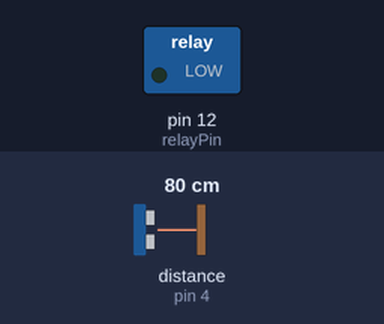
Simulated run of this sketch. Board: Arduino Uno, built with avr-gcc and run on an emulated ATmega328P. On the bench: switched loads named in the sketch (green lamp = pin HIGH). Wiring (inferred from the names in the program): ultrasonic range finder: trigger pin 2; echo pin 4. The inputs (shaded band) are chosen by the test bench; at power-on: distance to the obstacle (sensor on pin 4) 80 cm. The echo pulse lasts 58.3 µs per cm; pins used as bus, display or sensor lines are not drawn.

Above: at 1.3 s.
1.4 s: distance to the obstacle (sensor on pin 4) set to 2 cm
At 2.16 s:
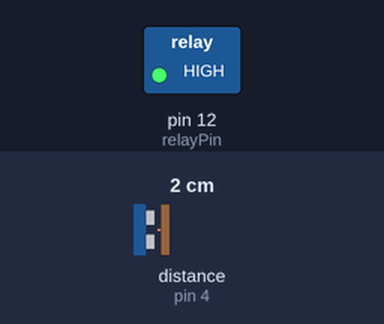
3.8 s: distance to the obstacle (sensor on pin 4) set to 4 cm
6.8 s: distance to the obstacle (sensor on pin 4) set to 7 cm
At 7.8 s:
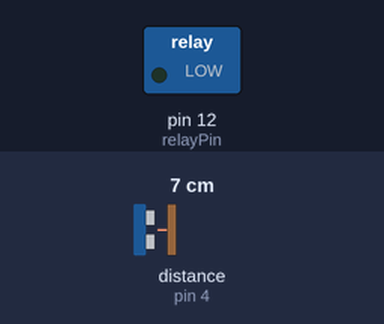
Timing chart, 0 to 9.8 s (numbered marks = the images above; inputs shaded):
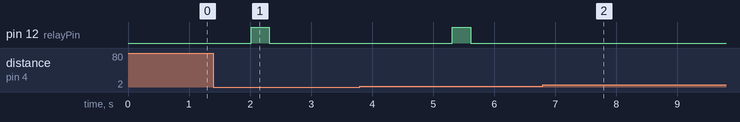

The sketch:

sketch_aug18a.ino
```cpp
const int trigPin = 2;
const int echoPin = 4;
const int relayPin = 12;
long duration;
int distance;
void setup() {
  pinMode(trigPin, OUTPUT);
  pinMode(echoPin, INPUT);
  pinMode(relayPin, OUTPUT);
  Serial.begin(115200);
}
void loop() {
 long distanceNow = distanceCheck();

 if (distanceNow < 5 ) {
    digitalWrite(relayPin , HIGH);
    delay(300);
    digitalWrite(relayPin , LOW);
    delay(2500);
 }

}

int distanceCheck(){
   digitalWrite(trigPin, LOW);
  delayMicroseconds(2);

  digitalWrite(trigPin, HIGH);
  delayMicroseconds(10);
  digitalWrite(trigPin, LOW);

  duration = pulseIn(echoPin, HIGH);
  distance = duration * 0.034 / 2;
  delay(500);
  return distance;
 }
```

Measured:
- the behaviour switches between 5 and 6 cm on distance to the obstacle (sensor on pin 4) (found by bisection; images 1 and 2)
- after the input at 1.4 s, pin 12 (relayPin): LOW → HIGH after 0.62 s, → LOW 0.30 s later
- after the input at 6.8 s, pin 12 (relayPin): stops changing and stays LOW
